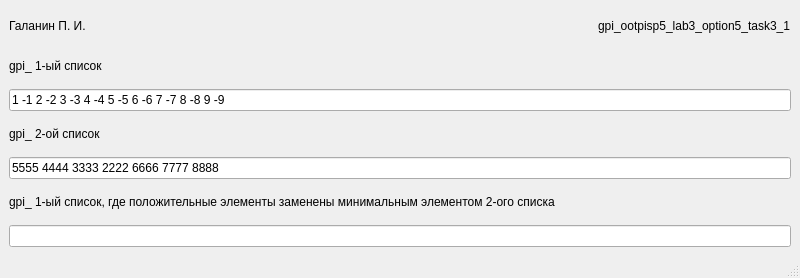
<?xml version="1.0" encoding="UTF-8"?>
<ui version="4.0">
 <class>gpi_MainWindow</class>
 <widget class="QMainWindow" name="gpi_MainWindow">
  <property name="geometry">
   <rect>
    <x>0</x>
    <y>0</y>
    <width>800</width>
    <height>278</height>
   </rect>
  </property>
  <property name="windowTitle">
   <string>gpi_MainWindow</string>
  </property>
  <widget class="QWidget" name="centralwidget">
   <layout class="QGridLayout" name="gridLayout">
    <item row="1" column="1">
     <spacer name="gpi_horizontalSpacer">
      <property name="orientation">
       <enum>Qt::Horizontal</enum>
      </property>
      <property name="sizeHint" stdset="0">
       <size>
        <width>40</width>
        <height>20</height>
       </size>
      </property>
     </spacer>
    </item>
    <item row="1" column="0">
     <widget class="QLabel" name="gpi_label_author">
      <property name="text">
       <string>Галанин П. И.</string>
      </property>
     </widget>
    </item>
    <item row="1" column="2">
     <widget class="QLabel" name="gpi_label_title">
      <property name="text">
       <string>gpi_ootpisp5_lab3_option5_task3_1</string>
      </property>
     </widget>
    </item>
    <item row="3" column="0" colspan="3">
     <widget class="QLabel" name="gpi_label_1">
      <property name="text">
       <string>gpi_ 1-ый список</string>
      </property>
     </widget>
    </item>
    <item row="4" column="0" colspan="3">
     <widget class="QLineEdit" name="gpi_lineEdit_list1">
      <property name="text">
       <string>1 -1 2 -2 3 -3 4 -4 5 -5 6 -6 7 -7 8 -8 9 -9</string>
      </property>
     </widget>
    </item>
    <item row="5" column="0" colspan="3">
     <widget class="QLabel" name="gpi_label_2">
      <property name="text">
       <string>gpi_ 2-ой список</string>
      </property>
     </widget>
    </item>
    <item row="6" column="0" colspan="3">
     <widget class="QLineEdit" name="gpi_lineEdit_list2">
      <property name="text">
       <string>5555 4444 3333 2222 6666 7777 8888</string>
      </property>
     </widget>
    </item>
    <item row="7" column="0" colspan="3">
     <widget class="QLabel" name="gpi_label_3">
      <property name="text">
       <string>gpi_ 1-ый список, где положительные элементы заменены минимальным элементом 2-ого списка</string>
      </property>
     </widget>
    </item>
    <item row="8" column="0" colspan="3">
     <widget class="QLineEdit" name="gpi_lineEdit_list3"/>
    </item>
   </layout>
  </widget>
  <widget class="QMenuBar" name="menubar">
   <property name="geometry">
    <rect>
     <x>0</x>
     <y>0</y>
     <width>800</width>
     <height>25</height>
    </rect>
   </property>
  </widget>
  <widget class="QStatusBar" name="statusbar"/>
 </widget>
 <resources/>
 <connections/>
</ui>
